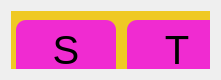
   <widget class="QWidget" name="horizontalLayoutWidget_75">
    <property name="geometry">
     <rect>
      <x>620</x>
      <y>400</y>
      <width>221</width>
      <height>80</height>
     </rect>
    </property>
    <layout class="QHBoxLayout" name="horizontalLayout_127">
     <item>
      <widget class="QFrame" name="caixa_letras_64">
       <property name="styleSheet">
        <string notr="true">background-color: rgb(239, 201, 36);</string>
       </property>
       <property name="frameShape">
        <enum>QFrame::StyledPanel</enum>
       </property>
       <property name="frameShadow">
        <enum>QFrame::Raised</enum>
       </property>
       <widget class="QWidget" name="horizontalLayoutWidget_76">
        <property name="geometry">
         <rect>
          <x>0</x>
          <y>-1</y>
          <width>221</width>
          <height>81</height>
         </rect>
        </property>
        <layout class="QHBoxLayout" name="horizontalLayout_128">
         <item>
          <widget class="QPushButton" name="botao_s">
           <property name="maximumSize">
            <size>
             <width>100</width>
             <height>60</height>
            </size>
           </property>
           <property name="font">
            <font>
             <pointsize>30</pointsize>
            </font>
           </property>
           <property name="styleSheet">
            <string notr="true">QPushButton#botao_s {
    background-color: rgb(240, 43, 209);  /*roxo: rgb(240, 43, 209);*/
}

QPushButton#botao_s:pressed {
   background-color: rgb(170, 0, 255)  /* Cor de fundo quando o botão é pressionado */
}

QPushButton#botao_s{
	border-radius: 10px;
}</string>
           </property>
           <property name="text">
            <string>S</string>
           </property>
          </widget>
         </item>
         <item>
          <widget class="QPushButton" name="botao_t">
           <property name="maximumSize">
            <size>
             <width>100</width>
             <height>60</height>
            </size>
           </property>
           <property name="font">
            <font>
             <pointsize>30</pointsize>
            </font>
           </property>
           <property name="styleSheet">
            <string notr="true">QPushButton#botao_t {
    background-color: rgb(240, 43, 209);  /*roxo: rgb(240, 43, 209);*/
}

QPushButton#botao_t:pressed {
   background-color: rgb(170, 0, 255)  /* Cor de fundo quando o botão é pressionado */
}

QPushButton#botao_t{
	border-radius: 10px;
}</string>
           </property>
           <property name="text">
            <string>T</string>
           </property>
          </widget>
         </item>
        </layout>
       </widget>
      </widget>
     </item>
    </layout>
   </widget>
